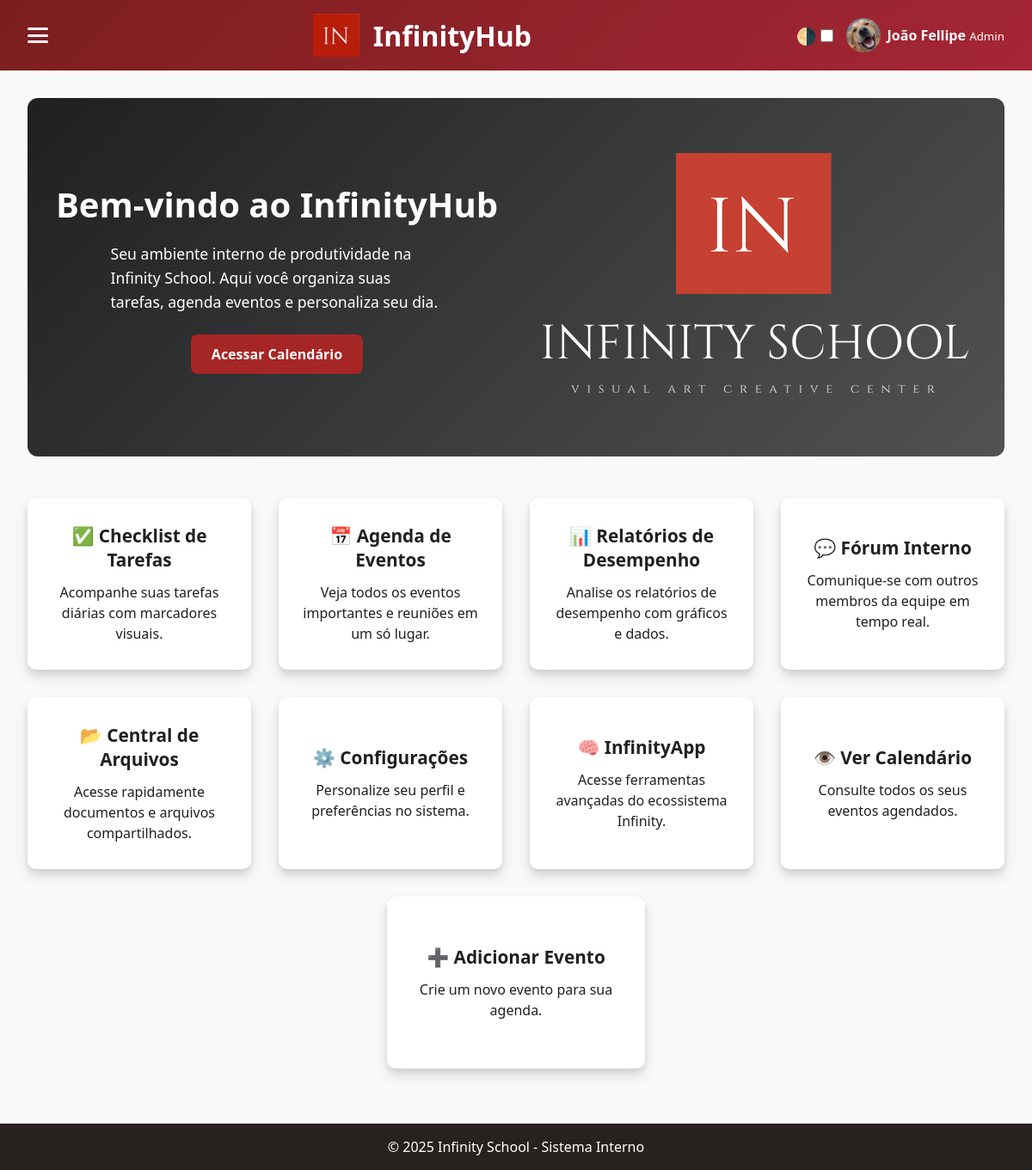
Screenshot of / (signed in) with the database file from the repository.
### Infinity/models.py (models this page shows)
class User(database.Model, UserMixin):
    id = database.Column(database.Integer, primary_key=True)
    username = database.Column(database.String(80), nullable=False)
    email = database.Column(database.String(120), unique=True, nullable=False)
    password_hash = database.Column(database.String(128), nullable=False)
    cargo = database.Column(database.String(50))
    bio = database.Column(database.Text)
    photo_url = database.Column(database.String(255), )

### Infinity/routes.py (the view)
@app.route('/')
def homepage():
    return render_template('homepage.html', user=current_user)

### Infinity/models.py (called while the page is built)
@login_manager.user_loader
def load_user(user_id):
    return User.query.get(int(user_id))

### Infinity/templates/homepage.html (shortened to what this page needs)
{% extends "base.html" %}
{% block head_extra %}
<link rel="stylesheet" href="{{ url_for('static', filename='css/homepage/homepage.css') }}">
{% endblock %}
{% block content %}
<div class="main-content">
    <section class="hero">
        <div class="hero-text">
            <h2>Bem-vindo ao InfinityHub</h2>
            <p>Seu ambiente interno de produtividade na Infinity School. Aqui você organiza suas tarefas, agenda eventos e personaliza seu dia.</p>
            <a href="{{ url_for('calendar') }}" class="btn-primary" id="r2">Acessar Calendário</a>
        </div>
        <div class="hero-img">
            <img src="{{ url_for('static', filename='assets/images/infinity.png') }}" alt="Ilustração de produtividade">
        </div>
    </section>
    <section class="features">
        <a href="{{ url_for('tasks') }}" class="feature-card btn-card">
            <h3>✅ Checklist de Tarefas</h3>
            <p>Acompanhe suas tarefas diárias com marcadores visuais.</p>
        </a>
        <a href="{{ url_for('calendar') }}" class="feature-card btn-card">
            <h3>📅 Agenda de Eventos</h3>
            <p>Veja todos os eventos importantes e reuniões em um só lugar.</p>
        </a>
        <a href="#" class="feature-card btn-card">
            <h3>📊 Relatórios de Desempenho</h3>
            <p>Analise os relatórios de desempenho com gráficos e dados.</p>
        </a>
        <a href="#" class="feature-card btn-card">
            <h3>💬 Fórum Interno</h3>
            <p>Comunique-se com outros membros da equipe em tempo real.</p>
        </a>
        <a href="#" class="feature-card btn-card">
            <h3>📂 Central de Arquivos</h3>
            <p>Acesse rapidamente documentos e arquivos compartilhados.</p>
        </a>
        <a href="{{ url_for('settings') }}" class="feature-card btn-card">
            <h3>⚙️ Configurações</h3>
            <p>Personalize seu perfil e preferências no sistema.</p>
        </a>
        <a href="https://infinityschool.eadplataforma.app" class="feature-card btn-card">
            <h3>🧠 InfinityApp</h3>
            <p>Acesse ferramentas avançadas do ecossistema Infinity.</p>
        </a>
        <a href="{{ url_for('calendar') }}" class="feature-card btn-card">
            <h3>👁️ Ver Calendário</h3>
            <p>Consulte todos os seus eventos agendados.</p>
        </a>
        <a href="{{ url_for('add_event') }}" class="feature-card btn-card">
            <h3>➕ Adicionar Evento</h3>
            <p>Crie um novo evento para sua agenda.</p>
        </a>
    </section>
</div>
{% endblock %}

### Infinity/templates/menu.html
<div class="header-left">
    <img src="{{ url_for('static', filename='assets/images/logo.png') }}" alt="Logo Infinity" class="logo">
    <h1>InfinityHub</h1>
</div>
<div class="header-right">
    <div class="theme-toggle">
        <label for="toggle-dark" title="Alternar tema">🌗</label>
        <input type="checkbox" id="toggle-dark">
    </div>
    {% if current_user.is_authenticated %}
    <a href="{{ url_for('profile_user', username=user.username) }}" class="user-profile">
        <img src="{{ url_for('static', filename='assets/profile_pictures/' + (current_user.photo_url | default('default.png', true))) }}" alt="Foto de Perfil">
        <div class="user-info">
            <span>{{ current_user.username }}</span>
            <small>{{ current_user.cargo }}</small>
        </div>
    </a>
    {% endif %}
</div>

### Infinity/static/css/body/base.css (style rules this page uses)
:root { --color-1: #1e2021; --color-2: #bca99b; --color-3: #6e5f57; --color-4: #5ba5a9; --color-5: #306e70; --color-6: #a62636; --color-7: #1e232b; --color-8: #463a30; --color-9: #294763; --color-10: #194147; --bg-light: #f9f9f9; --bg-dark: #1e2021; --text-light: #1e2021; --text-dark: #f0f0f0; }
body { margin: 0; font-family: 'Poppins', sans-serif; transition: background 0.3s, color 0.3s; }
body.light { background-color: var(--bg-light); color: var(--text-light); }
.header-left { display: flex; align-items: center; gap: 1rem; }
.logo { height: 50px; }
.header-right { display: flex; align-items: center; gap: 1rem; }
.user-profile { display: flex; align-items: center; gap: 0.5rem; }
.user-profile img { width: 40px; height: 40px; border-radius: 50%; object-fit: cover; }
.user-info span { font-weight: bold; }
.theme-toggle { display: flex; align-items: center; gap: 0.3rem; font-size: 1.2rem; }
.theme-toggle input { transform: scale(1.2); }

### Infinity/static/css/body/header.css (style rules this page uses)
:root { --color-1: #1e2021; --color-2: #bca99b; --color-3: #6e5f57; --color-4: #5ba5a9; --color-5: #306e70; --color-6: #a62636; --color-7: #4a6daa; --color-8: #463a30; --color-9: #27221f; --color-10: #294763; --color-11: #194147; --bg-light: #f9f9f9; --bg-dark: #1e2021; --text-light: #1e2021; --text-dark: #f0f0f0; }
* { margin: 0; padding: 0; box-sizing: border-box; }
body { font-family: 'Segoe UI', sans-serif; background-color: #fff8f0; }
.logo { font-size: 1.5rem; font-weight: bold; color: white; }
.user-profile { text-decoration: none; color: white; }

### Infinity/static/css/homepage/homepage.css (style rules this page uses)
a { text-decoration: none; }
:root { --color-black: #1e2021; --color-white: #ffffff; --color-gray: #525252; --color-red: #a62626; }
body.light .hero { display: flex; align-items: center; justify-content: space-between; padding: 4rem 2rem; gap: 2.5rem; border-radius: 12px; flex-wrap: wrap; color: var(--color-white); transition: background 0.3s, color 0.3s; background-image: linear-gradient(135deg, var(--color-black), var(--color-gray)); background-size: cover; background-position: center; background-repeat: no-repeat; }
body.light .hero-text { display: flex; flex-direction: column; justify-content: center; align-items: center; flex: 1; min-width: 280px; }
body.light .hero-text h2 { font-size: 2.5rem; margin-bottom: 1rem; }
body.light .hero-text p { width: 75%; font-size: 1.1rem; line-height: 1.6; }
body.light .btn-primary { display: inline-block; margin-top: 1.5rem; padding: 0.75rem 1.5rem; background-color: var(--color-red); color: var(--color-white); border: none; border-radius: 8px; text-decoration: none; font-weight: bold; transition: background 0.3s; }
body.light .hero-img { flex: 1; min-width: 250px; text-align: center; }
body.light .hero-img img { max-width: 100%; height: auto; }
body.light .features { margin-top: 3rem; display: flex; gap: 2rem; flex-wrap: wrap; justify-content: center; transition: color 0.3s; }
body.light .feature-card { background-color: var(--color-white); color: var(--color-black); padding: 1.5rem; border-radius: 10px; box-shadow: 0 8px 16px rgba(0, 0, 0, 0.12), 0 4px 6px rgba(0, 0, 0, 0.08); flex: 1 1 250px; max-width: 300px; min-height: 200px; display: flex; flex-direction: column; justify-content: center; align-items: center; text-align: center; transition: transform 0.3s ease, background-color 0.3s, color 0.3s; }
body.light .feature-card h3 { font-size: 1.3rem; font-weight: bold; margin-bottom: 0.75rem; text-align: center; }
body.light .feature-card p { font-size: 1rem; line-height: 1.5; text-align: center; }
#r2 { display: inline-block; }

### rows the page displays
User: photo_url (picture), username "João Fellipe", cargo "Admin"
